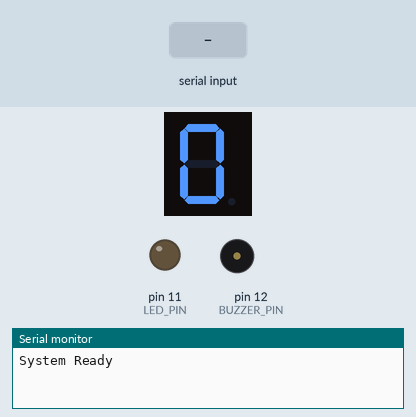
The sketch below on a simulated Arduino Uno, built with avr-gcc and run on an emulated ATmega328P. Shown: 1-digit seven-segment display, output pins drawn as LEDs (lit = HIGH), buzzer (waves = sounding, pin HIGH), the last lines printed to the serial monitor. Wiring (inferred from the names in the program): 1-digit 7-segment display, segments lit when LOW: segments pin 4, pin 5, pin 6, pin 7, pin 8, pin 9, pin 10. The inputs (shaded band) are chosen by the test bench. The segment pins are drawn as the display they are named for; pins used as bus, display or sensor lines are not drawn.

Above: at 0.8 s.
0.9 s: "SHOW NUMBER ONE" received over the second serial link
At 1.8 s:
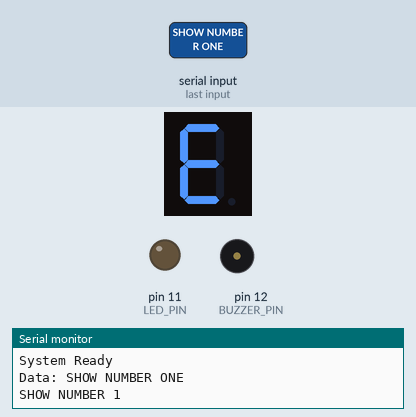
2.5 s: "SHOW NUMBER TWO" received over the second serial link
At 3.0 s:
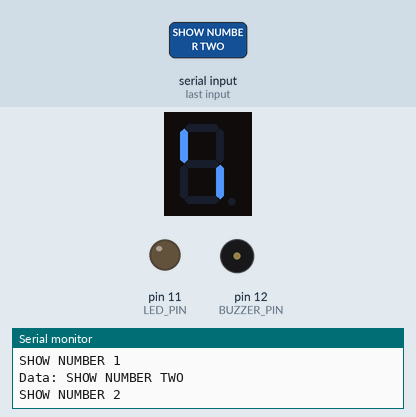
4.1 s: "SHOW NUMBER THREE" received over the second serial link
At 5.2 s:
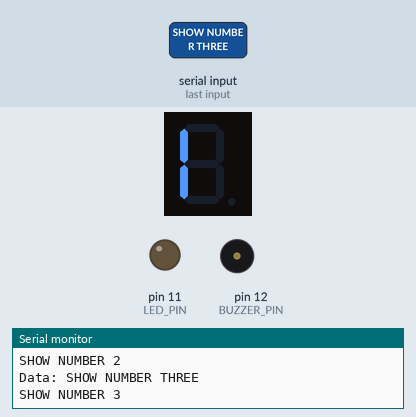
5.7 s: "TURN ON THE LIGHT" received over the second serial link
At 6.5 s:
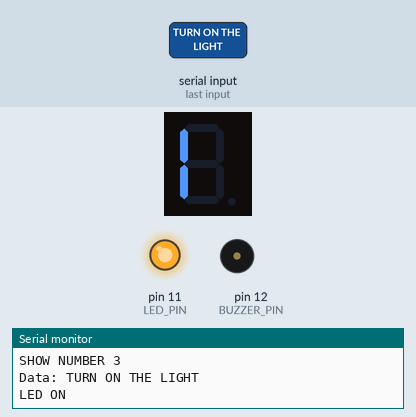
7.3 s: "TURN ON THE ALARM" received over the second serial link
At 7.55 s:
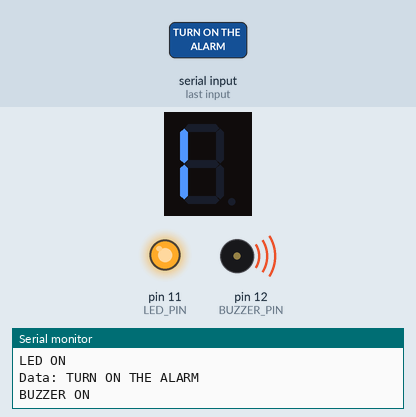
10.3 s: "TURN OFF THE LIGHT" received over the second serial link
At 10.55 s:
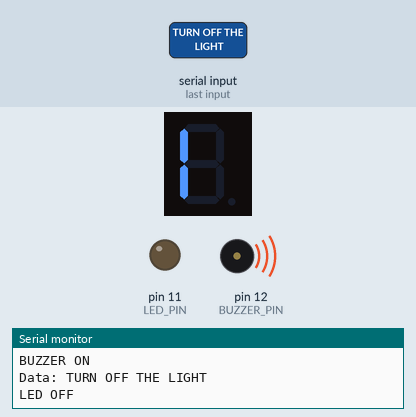
Timing chart, 0 to 14.3 s (numbered marks = the images above; inputs shaded):
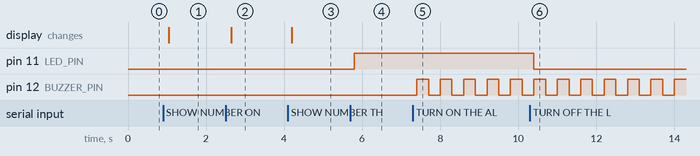

The sketch:

Bluetooth_hc-05.ino
```cpp
#include <NeoSWSerial.h>
#include "BluetoothHandler.h"

#define RX_PIN 2
#define TX_PIN 3

NeoSWSerial BT(RX_PIN, TX_PIN);

char buffer[32];
uint8_t indexBuffer = 0;

#define LED_PIN 11
#define BUZZER_PIN 12

const byte segPins[7] = { 4, 5, 6, 7, 8, 9, 10 };

bool buzzerEnable = false;
bool buzzerState = false;

unsigned long previousMillis = 0;
const long interval = 300;

int main() {
  init();
  Serial.begin(9600);
  BT.begin(38400);

  pinMode(LED_PIN, OUTPUT);
  pinMode(BUZZER_PIN, OUTPUT);

  for (byte i = 0; i < 7; i++) {
    pinMode(segPins[i], OUTPUT);
  }

  tampilAngka('-');

  Serial.println("System Ready");

  while (1) {
    bacaBluetooth();

    kontrolBuzzer();
  }
  return 0;
}

void prosesPerintah(char *cmd) {

  if (strcmp(cmd, "TURN ON THE LIGHT") == 0) {

    digitalWrite(LED_PIN, HIGH);
    Serial.println("LED ON");
  }

  else if (strcmp(cmd, "TURN OFF THE LIGHT") == 0) {

    digitalWrite(LED_PIN, LOW);
    Serial.println("LED OFF");
  }

  else if (strcmp(cmd, "TURN ON THE ALARM") == 0) {

    buzzerEnable = true;
    Serial.println("BUZZER ON");
  }

  else if (strcmp(cmd, "TURN OFF THE ALARM") == 0) {

    buzzerEnable = false;

    digitalWrite(BUZZER_PIN, LOW);
    Serial.println("BUZZER OFF");
  }

  else if (strcmp(cmd, "SHOW NUMBER ONE") == 0) {

    tampilAngka('1');
    Serial.println("SHOW NUMBER 1");
  }

  else if (strcmp(cmd, "SHOW NUMBER TWO") == 0) {

    tampilAngka('2');
    Serial.println("SHOW NUMBER 2");
  }

  else if (strcmp(cmd, "SHOW NUMBER THREE") == 0) {

    tampilAngka('3');
    Serial.println("SHOW NUMBER 3");
  }

  else {

    Serial.println("Perintah tidak valid");
    tampilAngka('-');
  }
}

void kontrolBuzzer() {

  if (!buzzerEnable) {
    return;
  }

  unsigned long currentMillis = millis();

  if (currentMillis - previousMillis >= interval) {

    previousMillis = currentMillis;

    buzzerState = !buzzerState;

    digitalWrite(BUZZER_PIN, buzzerState);
  }
}

void tampilAngka(char value) {

  const byte angka[10] = {

    0x7E,  // 0
    0x30,  // 1
    0x6D,  // 2
    0x79,  // 3
    0x33,  // 4
    0x5B,  // 5
    0x5F,  // 6
    0x70,  // 7
    0x7F,  // 8
    0x7B   // 9
  };

  byte polaAngka = 0x01;  // '-'

  if (value >= '0' && value <= '9') {

    polaAngka = angka[value - '0'];
  }

  for (byte i = 0; i < 7; i++) {

    digitalWrite(segPins[i], bitRead(polaAngka, 6 - i));
  }
}
```

BluetoothHandler.cpp
```cpp
#include <Arduino.h>
#include <NeoSWSerial.h>
#include <ctype.h>
#include "BluetoothHandler.h"

extern NeoSWSerial BT;

extern char buffer[32];
extern uint8_t indexBuffer;

extern void prosesPerintah(char *cmd);

unsigned long lastReceive = 0;

const unsigned long timeout = 100;

void bacaBluetooth() {

  while (BT.available()) {

    char c = BT.read();

    lastReceive = millis();

    if (indexBuffer < 31) {

      buffer[indexBuffer++] = c;
    }
  }

  if (indexBuffer > 0 &&
      millis() - lastReceive > timeout) {

    buffer[indexBuffer] = '\0';

    trimString(buffer);

    toUpperCase(buffer);

    Serial.print("Data: ");
    Serial.println(buffer);

    prosesPerintah(buffer);

    indexBuffer = 0;
  }
}

void trimString(char *str) {

  char *start = str;

  while (isspace(*start)) {
    start++;
  }

  memmove(str, start, strlen(start) + 1);

  char *end = str + strlen(str) - 1;

  while (end >= str && isspace(*end)) {

    *end = '\0';

    end--;
  }
}

void toUpperCase(char *str) {

  while (*str) {

    *str = toupper(*str);

    str++;
  }
}
```

BluetoothHandler.h
```cpp
#ifndef BLUETOOTH_HANDLER_H
#define BLUETOOTH_HANDLER_H

void bacaBluetooth();

void trimString(char *str);

void toUpperCase(char *str);

#endif
```

Measured:
- after the input at 0.9 s, the display: changes after 0.14 s (image 1)
- after the input at 2.5 s, the display: changes after 0.14 s (image 2)
- after the input at 4.1 s, the display: changes after 0.10 s (image 3)
- after the input at 5.7 s, pin 11 (LED_PIN): LOW → HIGH after 0.10 s
- after the input at 7.3 s, pin 12 (BUZZER_PIN): alternates HIGH for 0.30 s and LOW for 0.30 s, starting after 0.10 s
- after the input at 10.3 s, pin 11 (LED_PIN): HIGH → LOW after 0.10 s
